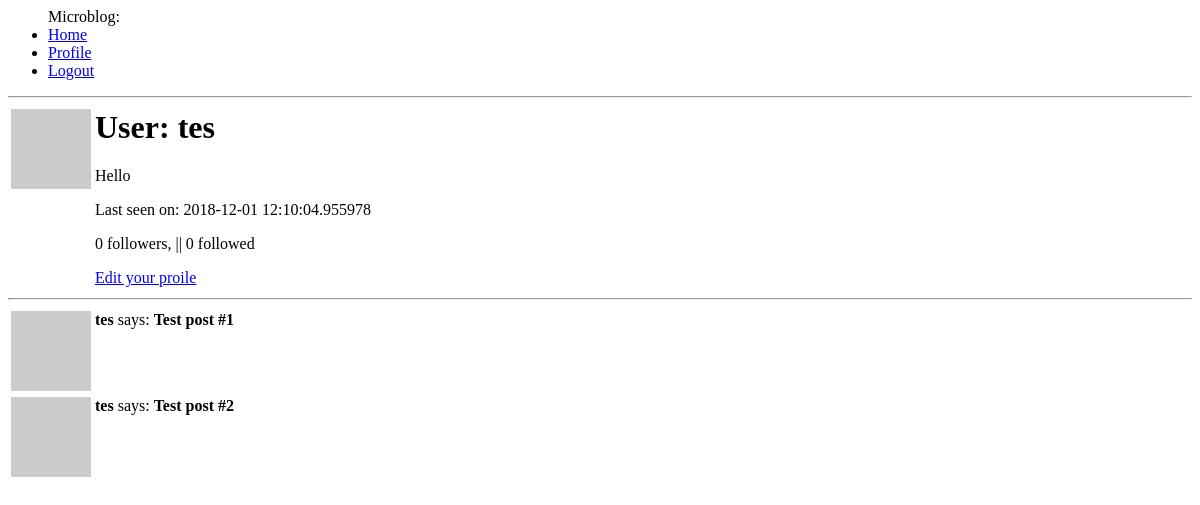
The page /user/tes (signed in) on the database as committed earlier.
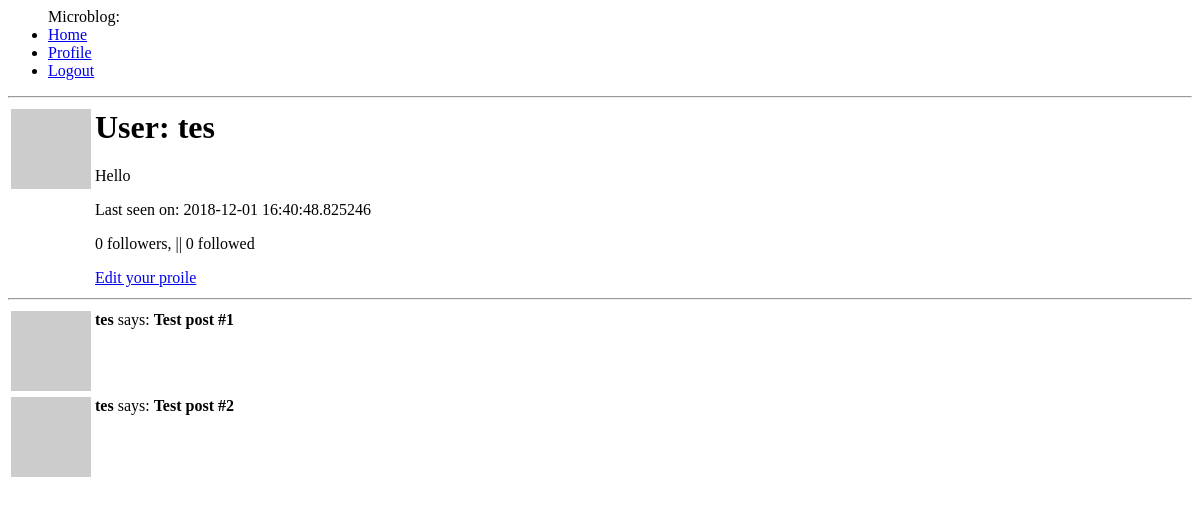
The same page on the database as committed later.
### app/models.py (models this page shows, shortened)
class User(UserMixin ,db.Model):
    id = db.Column(db.Integer, primary_key=True)
    username = db.Column(db.String(64), unique=True, index=True)
    email = db.Column(db.String(120), unique=True, index=True)
    password_hash = db.Column(db.String(128))
    posts = db.relationship('Post', backref='author', lazy='dynamic')
    about_me = db.Column(db.String(128))
    last_seen = db.Column(db.DateTime, default=datetime.utcnow)
    followed = db.relationship(
        'User', secondary=followers,
        primaryjoin=(followers.c.follower_id == id),
        secondaryjoin=(followers.c.followed_id == id),
        backref=db.backref('followers', lazy='dynamic'),
        lazy='dynamic'
    )
    def avatar(self, size):
        digest = md5(self.email.lower().encode('utf-8')).hexdigest()
        return f'https://www.gravatar.com/avatar/{digest}?d=identicon&s={size}'

### app/routes.py (the view)
@app.route('/user/<username>')
@login_required
def user(username):
    user = User.query.filter_by(username=username).first_or_404()
    posts = [
        {'author': user, 'body': 'Test post #1'},
        {'author': user, 'body': 'Test post #2'}
    ]
    return render_template('user.html', user=user, posts=posts)

### app/models.py (called while the page is built)
@login.user_loader
def load_user(id):
    return User.query.get(int(id))

### app/routes.py (called while the page is built)
@app.before_request
def before_request():
    if current_user.is_authenticated:
        current_user.last_seen = datetime.utcnow()
        db.session.commit()

### app/templates/user.html
{% extends "base.html" %}
{% block content %}
<table>
    <tr valign="top">
        <td><img src="{{ user.avatar(128) }}" alt="{{ user.username}} avatar"></td>
        <td><h1>User: {{ user.username }}</h1>
            {% if user.about_me %} <p>{{ user.about_me }}</p>{% endif %}
            {% if user.last_seen %} <p>Last seen on: {{ user.last_seen }}</p>{% endif %}
            <p>{{ user.followers.count() }} followers, || {{ user.followed.count() }} followed</p>
            {% if user == current_user %}
            <p><a href="{{ url_for('edit_profile') }}">Edit your proile</a></p>
            {% elif not cuurent_user.is_following(user) %}
            <p><a href="{{ url_for('follow', username=user.username) }}">Follow</a></p>
            {% else %}
            <p><a href="{{ url_for('unfillow', username=user.username) }}">Unfollow</a></p>
            {% endif %}
        </td>
    </tr>
</table>
<hr>
{% for post in posts %}
    {% include "_post.html" %}
{% endfor %}
{% endblock %}

### app/templates/base.html (shortened to what this page needs)
<html>
<head>
</head>
<body>
    <ul>Microblog:
        <li><a href="{{ url_for('index') }}">Home</a></li>
        {% if current_user.is_anoniymous %}
        <li><a href="{{ url_for('login') }}">Login</a></li>
        {% else %}
        <li><a href="{{ url_for('user', username=current_user.username) }}">Profile</a></li>
        <li><a href="{{ url_for('logout') }}">Logout</a></li>
        {% endif %}
    </ul>
    <hr>
    {% block content %}{% endblock %}
</body>
</html>

### app/templates/_post.html
<table>
    <tr valign="top">
        <td><img src="{{ post.author.avatar(80) }}" alt="{{ post.author.username }} avatar"></td>
        <td><b>{{ post.author.username }}</b> says: <b>{{ post.body }}</b></td>
    </tr>
</table>

Rows that differ between the two databases and show on the page:
changed User "tes": last_seen "2018-12-01 12:10:04.955978" → "2018-12-01 16:40:48.825246"
